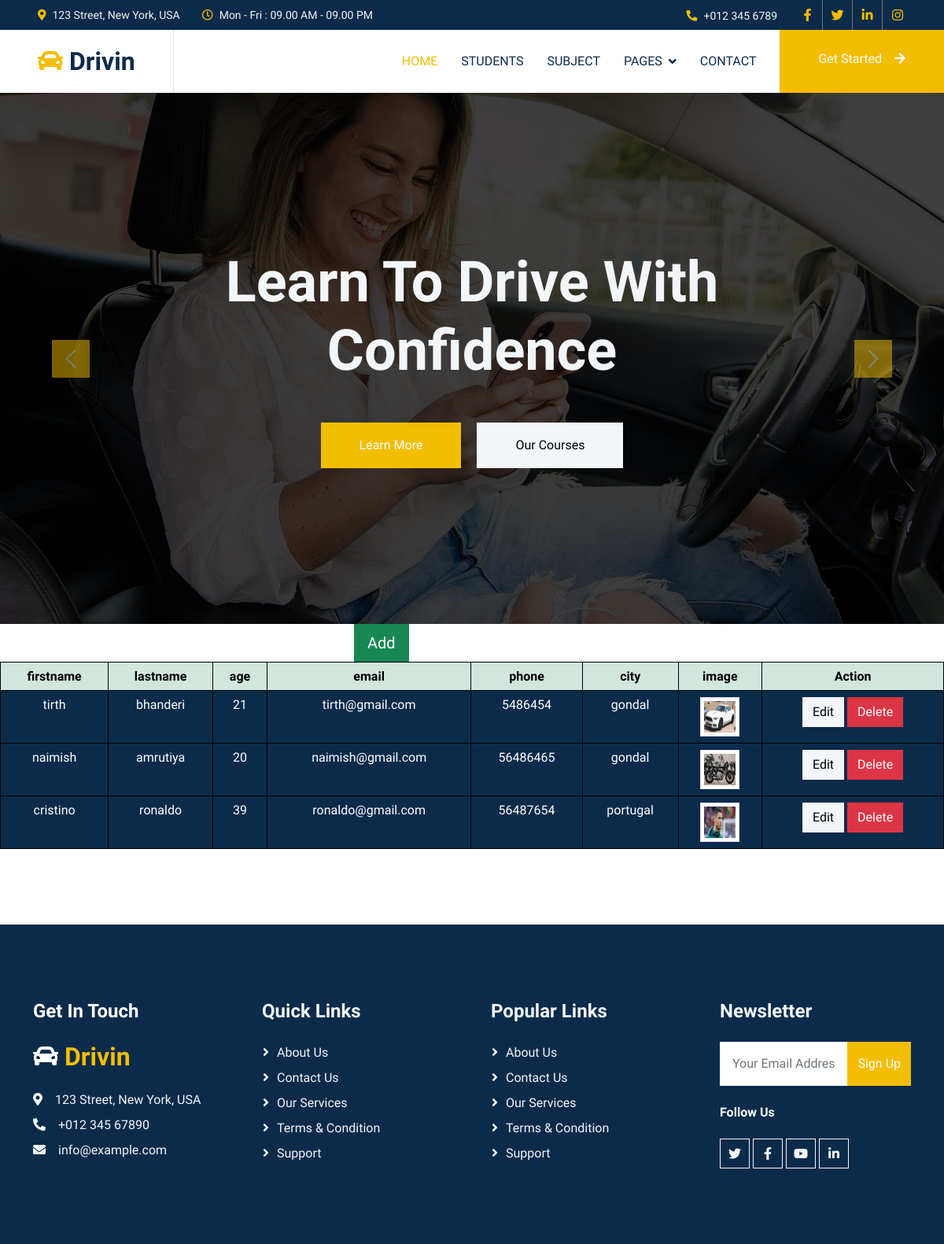
/home, run on an earlier commit of the app's database.
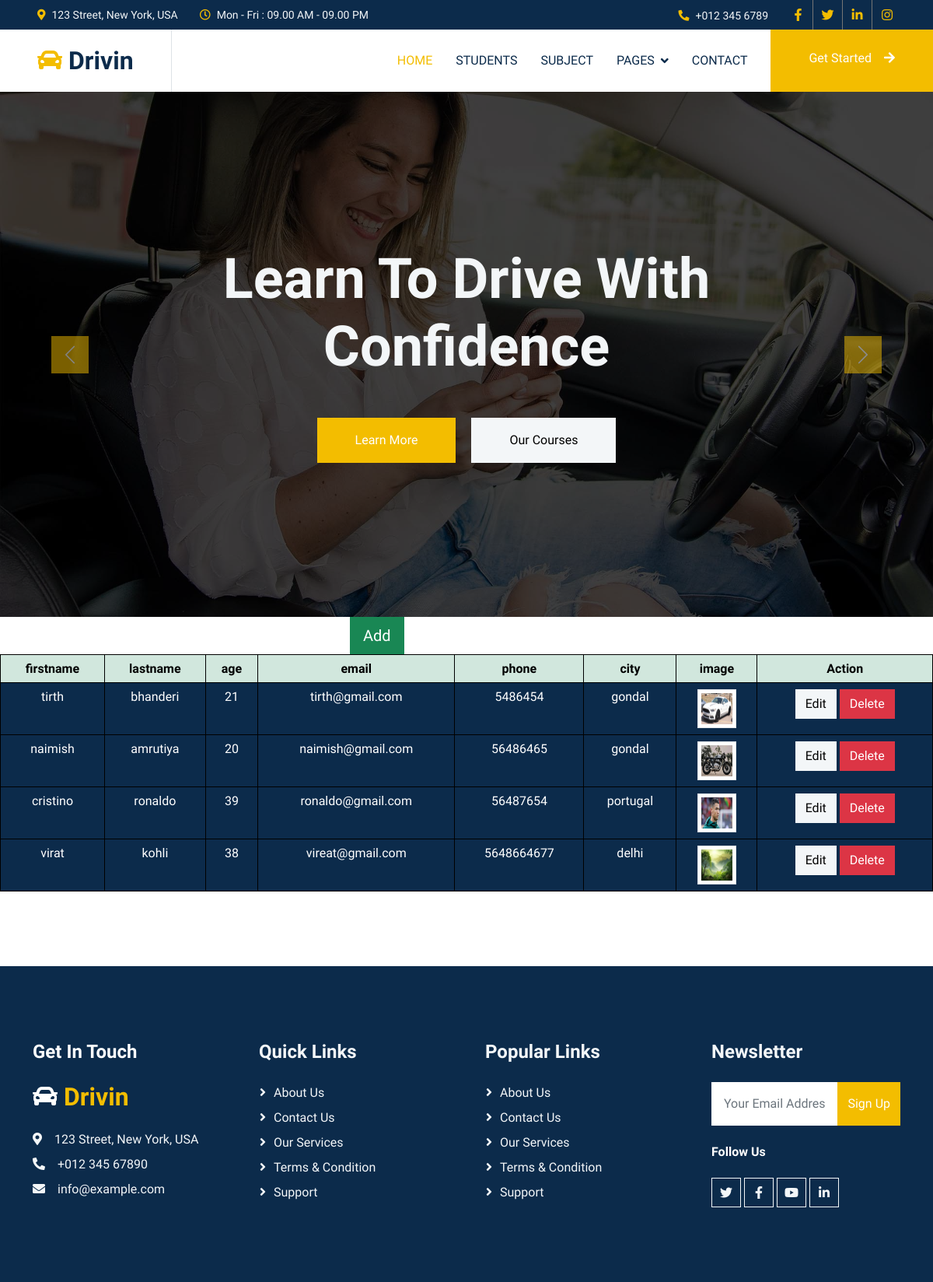
And on a later commit of the database.
### my_app/models.py (models this page shows)
class student(models.Model):
    firstname = models.CharField(max_length=100)
    lastname = models.CharField(max_length=100,default="")
    age = models.IntegerField(default=0)
    email = models.CharField(max_length=100,default="")
    phone = models.BigIntegerField(default=0)
    city = models.CharField(max_length=100,default="")
    image = models.ImageField(upload_to="")

### my_app/views.py (the view)
# urls.py: path('home', demo, name='home'),
def demo(request):
    obj = student.objects.all()
    context ={
        "x" : obj
    }
    print(context)
    return render(request,"home.html",context)

### my_app/templates/home.html
{% extends "base.html" %}
{% load static %}
{% block body %}
<a href="{% url 'add_1' %}" class="b1 btn btn-success btn-lg">Add</a>
<table style="width:100%" class="table table-dark table-hover">
    <thead class="table-success">
        <tr class="bg-primary text-black text-center">
            <th>firstname</th>
            <th>lastname</th>
            <th>age</th>
            <th>email</th>
            <th>phone</th>
            <th>city</th>
            <th>image</th>
            <th>Action</th>
        </tr>
    </thead>
    <tbody>
        {% for a in x %}
        <tr class="text-center pt-3">
            <td>{{a.firstname}}</td>
            <td>{{a.lastname}}</td>
            <td>{{a.age}}</td>
            <td>{{a.email}}</td>
            <td>{{a.phone}}</td>
            <td>{{a.city}}</td>
             <td><img src="{{a.image.url}}" class="img-thumbnail" style="height:50px; width:50px;"></td>
            <td>
                <a href="edit-student/{{a.id}}" class="btn btn-light">Edit</a>
                <a href="delete-student/{{a.id}}" class="btn btn-danger">Delete</a>
            </td>
        </tr>
        {% endfor %}
    </tbody>
    <br>
</table>
{% endblock  %}

### my_app/templates/base.html (shortened to what this page needs)
{% load static %}
<html>
    <head>
    <link href="https://cdnjs.cloudflare.com/ajax/libs/font-awesome/5.10.0/css/all.min.css" rel="stylesheet">
    <link href="https://cdn.jsdelivr.net/npm/bootstrap-icons@1.4.1/font/bootstrap-icons.css" rel="stylesheet">
    <link href="{% static 'lib/animate/animate.min.css' %}" rel="stylesheet">
    <link href="{% static 'lib/owlcarousel/assets/owl.carousel.min.css' %}" rel="stylesheet">
    <link href="{% static 'css/bootstrap.min.css' %}" rel="stylesheet">
    <link href="{% static 'css/style.css' %}" rel="stylesheet">
    </head>
        <body>
        {% include "header.html" %}
        <div>
        {% block body %}
        {% endblock  %}
        </div>
        {% include "footer.html" %}
        </body>
</html>

### my_app/templates/header.html (shortened to what this page needs)
    <div class="container-fluid bg-dark text-light p-0">
        <div class="row gx-0 d-none d-lg-flex">
            <div class="col-lg-7 px-5 text-start">
                <div class="h-100 d-inline-flex align-items-center me-4">
                    <small class="fa fa-map-marker-alt text-primary me-2"></small>
                    <small>123 Street, New York, USA</small>
                </div>
                <div class="h-100 d-inline-flex align-items-center">
                    <small class="far fa-clock text-primary me-2"></small>
                    <small>Mon - Fri : 09.00 AM - 09.00 PM</small>
                </div>
            </div>
            <div class="col-lg-5 px-5 text-end">
                <div class="h-100 d-inline-flex align-items-center me-4">
                    <small class="fa fa-phone-alt text-primary me-2"></small>
                    <small>+012 345 6789</small>
                </div>
                <div class="h-100 d-inline-flex align-items-center mx-n2">
                    <a class="btn btn-square btn-link rounded-0 border-0 border-end border-secondary" href=""><i class="fab fa-facebook-f"></i></a>
                    <a class="btn btn-square btn-link rounded-0 border-0 border-end border-secondary" href=""><i class="fab fa-twitter"></i></a>
                    <a class="btn btn-square btn-link rounded-0 border-0 border-end border-secondary" href=""><i class="fab fa-linkedin-in"></i></a>
                    <a class="btn btn-square btn-link rounded-0" href=""><i class="fab fa-instagram"></i></a>
                </div>
            </div>
        </div>
    </div>
    <nav class="navbar navbar-expand-lg bg-white navbar-light sticky-top p-0">
        <a href="index.html" class="navbar-brand d-flex align-items-center border-end px-4 px-lg-5">
            <h2 class="m-0"><i class="fa fa-car text-primary me-2"></i>Drivin</h2>
        </a>
        <div class="collapse navbar-collapse" id="navbarCollapse">
            <div class="navbar-nav ms-auto p-4 p-lg-0">
                <a href="index.html" class="nav-item nav-link active">Home</a>
                <a href="{% url 'home' %}" class="nav-item nav-link">Students</a>
                <a href="courses.html" class="nav-item nav-link">Subject</a>
                <div class="nav-item dropdown">
                    <a href="#" class="nav-link dropdown-toggle" data-bs-toggle="dropdown">Pages</a>
                </div>
                <a href="contact.html" class="nav-item nav-link">Contact</a>
            </div>
            <a href="" class="btn btn-primary py-4 px-lg-5 d-none d-lg-block">Get Started<i class="fa fa-arrow-right ms-3"></i></a>
        </div>
    </nav>
    <div class="container-fluid p-0 wow fadeIn" data-wow-delay="0.1s">
        <div id="header-carousel" class="carousel slide" data-bs-ride="carousel">
            <div class="carousel-inner">
                <div class="carousel-item active">
                    <img class="w-100" src="img/carousel-1.jpg" alt="Image">
                    <div class="carousel-caption">
                        <div class="container">
                            <div class="row justify-content-center">
                                <div class="col-lg-7">
                                    <h1 class="display-2 text-light mb-5 animated slideInDown">Learn To Drive With Confidence</h1>
                                    <a href="" class="btn btn-primary py-sm-3 px-sm-5">Learn More</a>
                                    <a href="" class="btn btn-light py-sm-3 px-sm-5 ms-3">Our Courses</a>
                                </div>
                            </div>
                        </div>
                    </div>
                </div>
            </div>
            <button class="carousel-control-prev" type="button" data-bs-target="#header-carousel"
                data-bs-slide="prev">
                <span class="carousel-control-prev-icon" aria-hidden="true"></span>
            </button>
            <button class="carousel-control-next" type="button" data-bs-target="#header-carousel"
                data-bs-slide="next">
                <span class="carousel-control-next-icon" aria-hidden="true"></span>
            </button>
        </div>
    </div>

### my_app/templates/footer.html
 <div class="container-fluid bg-dark text-light footer my-6 mb-0 py-6 wow fadeIn" data-wow-delay="0.1s">
        <div class="container">
            <div class="row g-5">
                <div class="col-lg-3 col-md-6">
                    <h4 class="text-white mb-4">Get In Touch</h4>
                    <h2 class="text-primary mb-4"><i class="fa fa-car text-white me-2"></i>Drivin</h2>
                    <p class="mb-2"><i class="fa fa-map-marker-alt me-3"></i>123 Street, New York, USA</p>
                    <p class="mb-2"><i class="fa fa-phone-alt me-3"></i>+012 345 67890</p>
                    <p class="mb-2"><i class="fa fa-envelope me-3"></i>info@example.com</p>
                </div>
                <div class="col-lg-3 col-md-6">
                    <h4 class="text-light mb-4">Quick Links</h4>
                    <a class="btn btn-link" href="">About Us</a>
                    <a class="btn btn-link" href="">Contact Us</a>
                    <a class="btn btn-link" href="">Our Services</a>
                    <a class="btn btn-link" href="">Terms & Condition</a>
                    <a class="btn btn-link" href="">Support</a>
                </div>
                <div class="col-lg-3 col-md-6">
                    <h4 class="text-light mb-4">Popular Links</h4>
                    <a class="btn btn-link" href="">About Us</a>
                    <a class="btn btn-link" href="">Contact Us</a>
                    <a class="btn btn-link" href="">Our Services</a>
                    <a class="btn btn-link" href="">Terms & Condition</a>
                    <a class="btn btn-link" href="">Support</a>
                </div>
                <div class="col-lg-3 col-md-6">
                    <h4 class="text-light mb-4">Newsletter</h4>
                    <form action="">
                        <div class="input-group">
                            <input type="text" class="form-control p-3 border-0" placeholder="Your Email Address">
                            <button class="btn btn-primary">Sign Up</button>
                        </div>
                    </form>
                    <h6 class="text-white mt-4 mb-3">Follow Us</h6>
                    <div class="d-flex pt-2">
                        <a class="btn btn-square btn-outline-light me-1" href=""><i class="fab fa-twitter"></i></a>
                        <a class="btn btn-square btn-outline-light me-1" href=""><i class="fab fa-facebook-f"></i></a>
                        <a class="btn btn-square btn-outline-light me-1" href=""><i class="fab fa-youtube"></i></a>
                        <a class="btn btn-square btn-outline-light me-0" href=""><i class="fab fa-linkedin-in"></i></a>
                    </div>
                </div>
            </div>
        </div>
    </div>

### static/css/style.css (style rules this page uses)
:root { --primary: #F3BD00; --secondary: #757575; --light: #F3F6F8; --dark: #0C2B4B; }
.py-6 { padding-top: 6rem; padding-bottom: 6rem; }
.my-6 { margin-top: 6rem; margin-bottom: 6rem; }
.btn { font-weight: 500; transition: .5s; }
.btn.btn-primary, .btn.btn-outline-primary:hover { color: #FFFFFF; }
.btn-square { width: 38px; height: 38px; }
.btn-square, .btn-sm-square, .btn-lg-square { padding: 0; display: flex; align-items: center; justify-content: center; font-weight: normal; }
.navbar.sticky-top { top: -100px; transition: .5s; }
.navbar .navbar-brand, .navbar a.btn { height: 80px }
.navbar .navbar-nav .nav-link { margin-right: 30px; padding: 25px 0; color: var(--dark); font-weight: 500; text-transform: uppercase; outline: none; }
.navbar .navbar-nav .nav-link:hover, .navbar .navbar-nav .nav-link.active { color: var(--primary); }
.navbar .dropdown-toggle::after { border: none; content: "\f107"; font-family: "Font Awesome 5 Free"; font-weight: 900; vertical-align: middle; margin-left: 8px; }
.carousel-caption { top: 0; left: 0; right: 0; bottom: 0; display: flex; align-items: center; justify-content: center; text-align: center; background: rgba(0, 0, 0, .75); z-index: 1; }
.carousel-control-prev, .carousel-control-next { width: 15%; }
.carousel-control-prev-icon, .carousel-control-next-icon { width: 3rem; height: 3rem; background-color: var(--primary); border: 10px solid var(--primary); }
.footer .btn.btn-link { display: block; margin-bottom: 5px; padding: 0; text-align: left; color: var(--light); font-weight: normal; text-transform: capitalize; transition: .3s; }
.footer .btn.btn-link::before { position: relative; content: "\f105"; font-family: "Font Awesome 5 Free"; font-weight: 900; color: var(--light); margin-right: 10px; }

### my_app/templates/base.html (style rules this page uses)
table, th, td { border:1px solid black; border-collapse: collapse; }
.b1 { text-align: center; margin: 0 450px; }

What changed in the data, as far as the page shows it:
added student: firstname "virat", lastname "kohli", age "38", email "vireat@gmail.com", phone "5648664677", city "delhi", image (picture)
